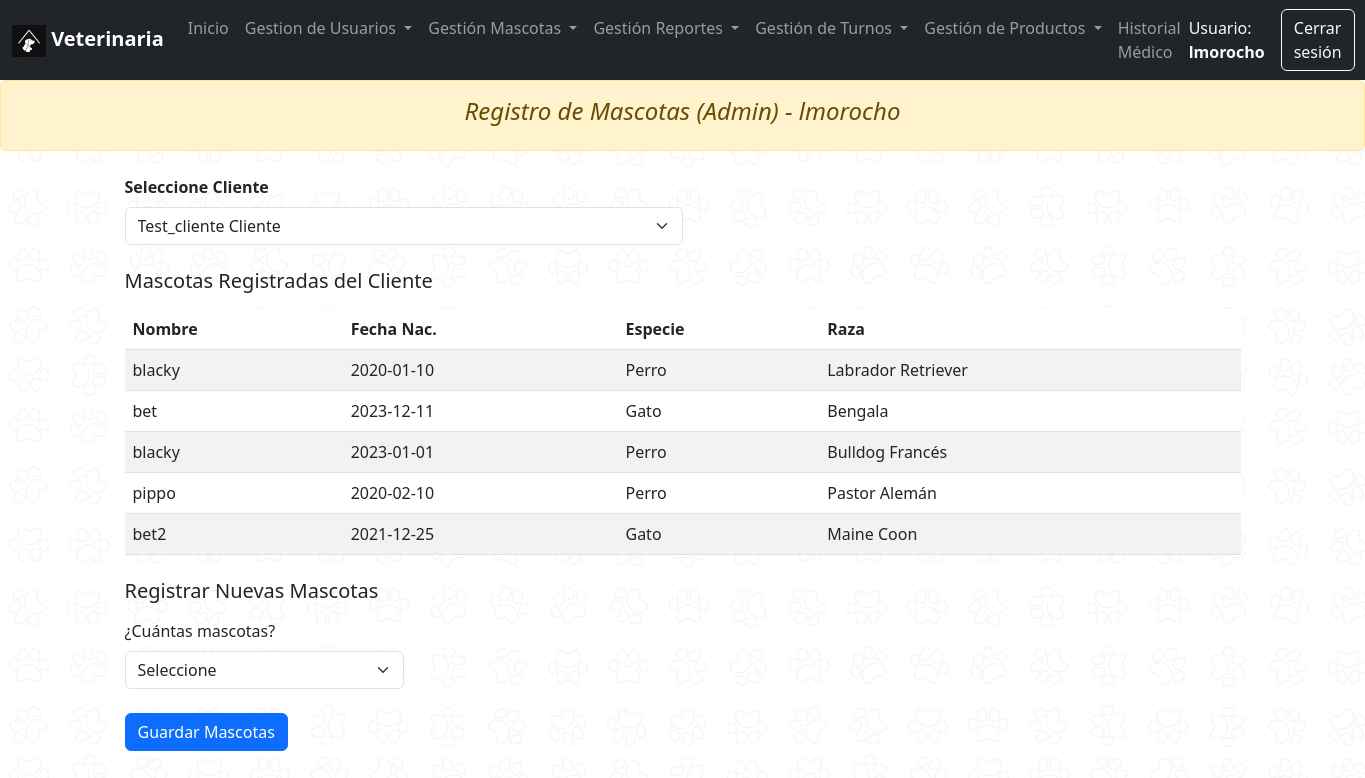
/admin_registro_mascota.php?cliente=2 (signed in), run on the app's committed database.
### tables this page shows
CREATE TABLE `mascota` (
  `ID_Mascota` int(11) NOT NULL,
  `Nombre` varchar(50) NOT NULL,
  `Fecha_Nacimiento` date DEFAULT NULL,
  `ID_Raza` int(11) NOT NULL,
  `ID_Cliente` int(11) NOT NULL
);

CREATE TABLE `especie` (
  `ID_Especie` int(11) NOT NULL,
  `Nombre_Especie` varchar(50) NOT NULL
);

CREATE TABLE `raza` (
  `ID_Raza` int(11) NOT NULL,
  `Nombre_Raza` varchar(50) NOT NULL,
  `ID_Especie` int(11) NOT NULL,
  `Color` varchar(30) DEFAULT NULL
);

### admin_registro_mascota.php (the view, shortened to what this page needs)
<?php
require("conexion.php");
require("inc/menu_admin.php");
$usuario = $_SESSION['usuario']['Nombre_Usuario'] ?? 'Administrador';
$clientes = $conexion->query("SELECT ID_Cliente, Nombre, Apellido FROM Cliente")->fetch_all(MYSQLI_ASSOC);
$id_cliente = intval($_GET['cliente'] ?? 0);
$mascotas = [];
if ($id_cliente) {
    $stmt = $conexion->prepare(
        "SELECT m.Nombre, m.Fecha_Nacimiento, r.Nombre_Raza, e.Nombre_Especie
         FROM Mascota m
         JOIN Raza r ON m.ID_Raza = r.ID_Raza
         JOIN Especie e ON r.ID_Especie = e.ID_Especie
         WHERE m.ID_Cliente = ?"
    );
    $stmt->bind_param("i", $id_cliente);
    $stmt->execute();
    $mascotas = $stmt->get_result()->fetch_all(MYSQLI_ASSOC);
}
?>
<!DOCTYPE html>
<html lang="es">
<head>
  <link href="https://cdn.jsdelivr.net/npm/bootstrap@5.3.0/dist/css/bootstrap.min.css" rel="stylesheet">
  <link href="css/custom.css" rel="stylesheet">
</head>
<body>
  <div class="alert alert-warning text-center fst-italic" role="alert">
      <h4>Registro de Mascotas (Admin) - <?= htmlspecialchars($usuario) ?></h4>
    </div>
  <div class="container mt-4">
    <div class="mb-4">
      <label for="selectCliente" class="form-label fw-bold">Seleccione Cliente</label>
      <select id="selectCliente" class="form-select w-50">
        <?php foreach($clientes as $c): ?>
          <option value="<?= $c['ID_Cliente'] ?>" <?= $id_cliente== $c['ID_Cliente']?'selected':'' ?>>
            <?= htmlspecialchars($c['Nombre'].' '.$c['Apellido']) ?>
          </option>
        <?php endforeach; ?>
      </select>
    </div>
    <?php if ($id_cliente): ?>
      <?php if(!empty($mascotas)): ?>
        <h5 class="mb-3">Mascotas Registradas del Cliente</h5>
        <table class="table table-striped">
          <thead>
            <tr><th>Nombre</th><th>Fecha Nac.</th><th>Especie</th><th>Raza</th></tr>
          </thead>
          <tbody>
            <?php foreach($mascotas as $m): ?>
              <tr>
                <td><?= htmlspecialchars($m['Nombre']) ?></td>
                <td><?= htmlspecialchars($m['Fecha_Nacimiento']) ?></td>
                <td><?= htmlspecialchars($m['Nombre_Especie']) ?></td>
                <td><?= htmlspecialchars($m['Nombre_Raza']) ?></td>
              </tr>
            <?php endforeach; ?>
          </tbody>
        </table>
      <?php else: ?>
        <div class="alert alert-warning">Este cliente aún no tiene mascotas registradas.</div>
      <?php endif; ?>
      <h5 class="mt-4 mb-3">Registrar Nuevas Mascotas</h5>
      <form action="admin_guardar_registro_mascota.php" method="post">
        <div class="mb-3">
          <label class="form-label">¿Cuántas mascotas?</label>
          <select name="cantidad" id="cantidad" class="form-select w-25" onchange="generarCampos()" required>
            <option value="">Seleccione</option>
          </select>
        </div>
        <button type="submit" class="btn btn-primary">Guardar Mascotas</button>
      </form>
    <?php endif; ?>
  </div>
</body>
</html>

### css/custom.css (style rules this page uses)
body { background-image: url('img/fondo_pet.jpg'); background-repeat: repeat; background-attachment: fixed; }
body::before { content: ""; position: fixed; top: 0; left: 0; width: 100vw; height: 100vh; background: rgba(255,255,255,0.5); pointer-events: none; z-index: -1; }

### admin_registro_mascota.php (style rules this page uses)
body { background-image: url('img/paws_background.png'); background-repeat: repeat; background-attachment: fixed; }
body::before { content: ""; position: fixed; top:0; left:0; width:100vw; height:100vh; background: rgba(255,255,255,0.5); pointer-events:none; z-index:-1; }

### data on the page
mascota: Nombre "blacky", Fecha_Nacimiento "2020-01-10", especie.Nombre_Especie "Perro", ID_Raza.Nombre_Raza "Labrador Retriever"
mascota: Nombre "bet", Fecha_Nacimiento "2023-12-11", especie.Nombre_Especie "Gato", ID_Raza.Nombre_Raza "Bengala"
mascota: Nombre "blacky", Fecha_Nacimiento "2023-01-01", especie.Nombre_Especie "Perro", ID_Raza.Nombre_Raza "Bulldog Francés"
mascota: Nombre "pippo", Fecha_Nacimiento "2020-02-10", especie.Nombre_Especie "Perro", ID_Raza.Nombre_Raza "Pastor Alemán"
mascota: Nombre "bet2", Fecha_Nacimiento "2021-12-25", especie.Nombre_Especie "Gato", ID_Raza.Nombre_Raza "Maine Coon"

### other printed values
$nombreUsuario "lmorocho"
$usuario "lmorocho"
form field value "Test_cliente Cliente"
